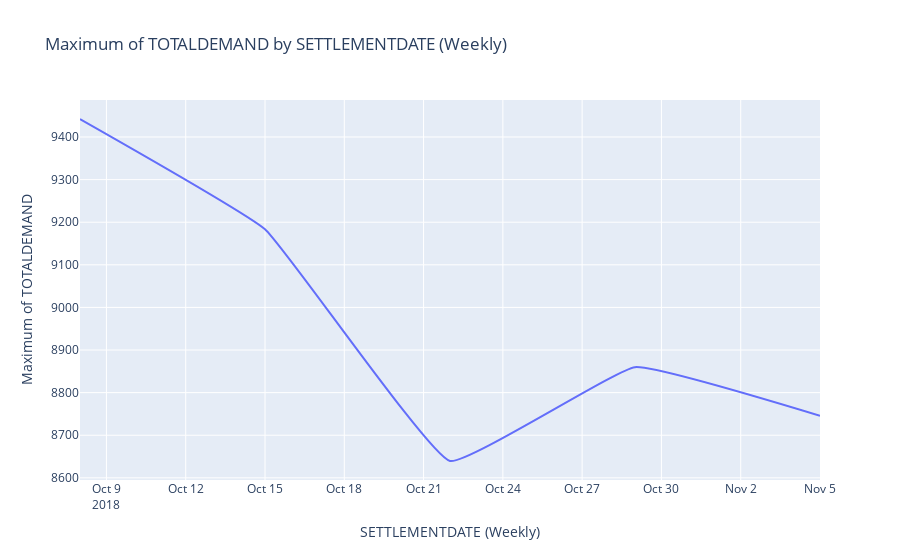

Notebook cell for this chart:
### Code cell
# DISCLAIMER: 'df' refers to the data you passed in when calling 'dtale.show'

import pandas as pd

if isinstance(df, (pd.DatetimeIndex, pd.MultiIndex)):
	df = df.to_frame(index=False)

# remove any pre-existing indices for ease of use in the D-Tale code, but this is not required
df = df.reset_index().drop('index', axis=1, errors='ignore')
df.columns = [str(c) for c in df.columns]  # update columns to strings in case they are numbers

chart_data = pd.concat([
	pd.Series(df.set_index('SETTLEMENTDATE').index.to_period('W').to_timestamp(how='end').values, index=df.index, name='SETTLEMENTDATE||W'),
	df['TOTALDEMAND'],
], axis=1)
chart_data = chart_data.sort_values(['SETTLEMENTDATE||W'])
chart_data = chart_data.rename(columns={'SETTLEMENTDATE||W': 'x'})
chart_data_max = chart_data.groupby(['x'], dropna=True)[['TOTALDEMAND']].max()
chart_data_max.columns = ['TOTALDEMAND||max']
chart_data = chart_data_max.reset_index()
chart_data = chart_data.dropna()

import plotly.graph_objs as go

charts = []
line_cfg = {'line': {'shape': 'spline', 'smoothing': 0.3}, 'mode': 'lines'}
charts.append(go.Scatter(
	x=chart_data['x'], y=chart_data['TOTALDEMAND||max'], name='TOTALDEMAND||max', **line_cfg
))
figure = go.Figure(data=charts, layout=go.Layout({
    'legend': {'orientation': 'h', 'y': -0.3},
    'title': {'text': 'Maximum of TOTALDEMAND by SETTLEMENTDATE (Weekly)'},
    'xaxis': {'title': {'text': 'SETTLEMENTDATE (Weekly)'}},
    'yaxis': {'title': {'text': 'Maximum of TOTALDEMAND'}, 'type': 'linear'}
}))

# If you're having trouble viewing your chart in your notebook try passing your 'chart' into this snippet:
#
from plotly.offline import iplot, init_notebook_mode

init_notebook_mode(connected=True)
for chart in charts:
    chart.pop('id', None) # for some reason iplot does not like 'id'
iplot(figure)

### Figure 1 — Plotly figure (JSON) as saved in the notebook; plotly's stock layout.template omitted (floating-point values rounded to 4 significant figures)
{"data": [{"line": {"shape": "spline", "smoothing": 0.3}, "mode": "lines", "name": "TOTALDEMAND||max", "type": "scatter", "x": ["2018-10-07T23:59:59.999999", "2018-10-14T23:59:59.999999", "2018-10-21T23:59:59.999999", "2018-10-28T23:59:59.999999", "2018-11-04T23:59:59.999999"], "y": [9442.0, 9184.0, 8640.0, 8860.0, 8745.0]}], "layout": {"autosize": true, "legend": {"orientation": "h", "y": -0.3}, "title": {"text": "Maximum of TOTALDEMAND by SETTLEMENTDATE (Weekly)"}, "xaxis": {"autorange": true, "range": ["2018-10-08", "2018-11-05"], "title": {"text": "SETTLEMENTDATE (Weekly)"}, "type": "date"}, "yaxis": {"autorange": true, "range": [8595.0, 9487.0], "title": {"text": "Maximum of TOTALDEMAND"}, "type": "linear"}}}
